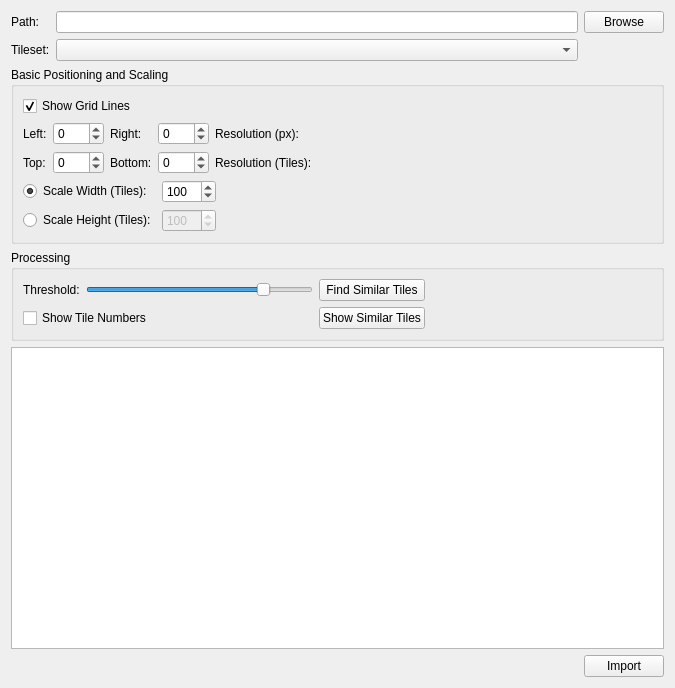
<?xml version="1.0" encoding="UTF-8"?>
<ui version="4.0">
 <class>ImportScreenshotDialog</class>
 <widget class="QWidget" name="ImportScreenshotDialog">
  <property name="geometry">
   <rect>
    <x>0</x>
    <y>0</y>
    <width>675</width>
    <height>688</height>
   </rect>
  </property>
  <property name="windowTitle">
   <string>YaRXP import Screenshot</string>
  </property>
  <layout class="QGridLayout" name="gridLayout">
   <item row="0" column="1">
    <layout class="QGridLayout" name="gridLayout_2">
     <item row="0" column="0">
      <widget class="QLabel" name="label_2">
       <property name="text">
        <string>Path:</string>
       </property>
      </widget>
     </item>
     <item row="1" column="1">
      <widget class="QComboBox" name="combo_tileset"/>
     </item>
     <item row="1" column="0">
      <widget class="QLabel" name="label">
       <property name="text">
        <string>Tileset:</string>
       </property>
      </widget>
     </item>
     <item row="0" column="1">
      <widget class="QLineEdit" name="line_path"/>
     </item>
     <item row="0" column="2">
      <widget class="QPushButton" name="button_browse_img">
       <property name="text">
        <string>Browse</string>
       </property>
      </widget>
     </item>
    </layout>
   </item>
   <item row="1" column="1">
    <widget class="QGroupBox" name="groupBox">
     <property name="title">
      <string>Basic Positioning and Scaling</string>
     </property>
     <layout class="QGridLayout" name="gridLayout_3">
      <item row="0" column="0" colspan="2">
       <layout class="QGridLayout" name="gridLayout_5">
        <item row="3" column="0">
         <widget class="QLabel" name="label_4">
          <property name="text">
           <string>Top:</string>
          </property>
         </widget>
        </item>
        <item row="3" column="1">
         <widget class="QSpinBox" name="spin_top">
          <property name="minimum">
           <number>-128</number>
          </property>
          <property name="maximum">
           <number>128</number>
          </property>
         </widget>
        </item>
        <item row="2" column="0">
         <widget class="QLabel" name="label_3">
          <property name="text">
           <string>Left:</string>
          </property>
         </widget>
        </item>
        <item row="2" column="3">
         <widget class="QSpinBox" name="spin_right">
          <property name="minimum">
           <number>-128</number>
          </property>
          <property name="maximum">
           <number>128</number>
          </property>
         </widget>
        </item>
        <item row="3" column="2">
         <widget class="QLabel" name="label_8">
          <property name="text">
           <string>Bottom:</string>
          </property>
         </widget>
        </item>
        <item row="2" column="1">
         <widget class="QSpinBox" name="spin_left">
          <property name="minimum">
           <number>-128</number>
          </property>
          <property name="maximum">
           <number>128</number>
          </property>
         </widget>
        </item>
        <item row="3" column="5">
         <widget class="QLabel" name="label_resolution_tiles">
          <property name="text">
           <string/>
          </property>
         </widget>
        </item>
        <item row="2" column="5">
         <widget class="QLabel" name="label_resolution_px">
          <property name="text">
           <string/>
          </property>
         </widget>
        </item>
        <item row="2" column="4">
         <widget class="QLabel" name="label_9">
          <property name="text">
           <string>Resolution (px):</string>
          </property>
         </widget>
        </item>
        <item row="2" column="2">
         <widget class="QLabel" name="label_7">
          <property name="text">
           <string>Right:</string>
          </property>
         </widget>
        </item>
        <item row="3" column="3">
         <widget class="QSpinBox" name="spin_bottom">
          <property name="minimum">
           <number>-128</number>
          </property>
          <property name="maximum">
           <number>128</number>
          </property>
         </widget>
        </item>
        <item row="3" column="4">
         <widget class="QLabel" name="label_10">
          <property name="text">
           <string>Resolution (Tiles):</string>
          </property>
         </widget>
        </item>
        <item row="1" column="0" colspan="6">
         <widget class="QCheckBox" name="check_gridlines">
          <property name="text">
           <string>Show Grid Lines</string>
          </property>
          <property name="checked">
           <bool>true</bool>
          </property>
         </widget>
        </item>
        <item row="2" column="6">
         <spacer name="horizontalSpacer_4">
          <property name="orientation">
           <enum>Qt::Horizontal</enum>
          </property>
          <property name="sizeHint" stdset="0">
           <size>
            <width>40</width>
            <height>20</height>
           </size>
          </property>
         </spacer>
        </item>
       </layout>
      </item>
      <item row="2" column="0" colspan="2">
       <layout class="QGridLayout" name="gridLayout_8">
        <item row="0" column="0">
         <widget class="QRadioButton" name="radio_scale_width">
          <property name="text">
           <string>Scale Width (Tiles):</string>
          </property>
          <property name="checked">
           <bool>true</bool>
          </property>
         </widget>
        </item>
        <item row="0" column="1">
         <widget class="QSpinBox" name="spin_scale_x">
          <property name="minimum">
           <number>1</number>
          </property>
          <property name="maximum">
           <number>1000</number>
          </property>
          <property name="value">
           <number>100</number>
          </property>
         </widget>
        </item>
        <item row="0" column="2">
         <spacer name="horizontalSpacer_3">
          <property name="orientation">
           <enum>Qt::Horizontal</enum>
          </property>
          <property name="sizeHint" stdset="0">
           <size>
            <width>40</width>
            <height>20</height>
           </size>
          </property>
         </spacer>
        </item>
        <item row="1" column="0">
         <widget class="QRadioButton" name="radio_scale_height">
          <property name="text">
           <string>Scale Height (Tiles):</string>
          </property>
         </widget>
        </item>
        <item row="1" column="1">
         <widget class="QSpinBox" name="spin_scale_y">
          <property name="enabled">
           <bool>false</bool>
          </property>
          <property name="minimum">
           <number>1</number>
          </property>
          <property name="maximum">
           <number>1000</number>
          </property>
          <property name="value">
           <number>100</number>
          </property>
         </widget>
        </item>
       </layout>
      </item>
     </layout>
    </widget>
   </item>
   <item row="2" column="1">
    <widget class="QGroupBox" name="groupBox_2">
     <property name="title">
      <string>Processing</string>
     </property>
     <layout class="QGridLayout" name="gridLayout_7">
      <item row="0" column="0">
       <layout class="QGridLayout" name="gridLayout_6">
        <item row="0" column="2">
         <widget class="QPushButton" name="button_similartiles">
          <property name="text">
           <string>Find Similar Tiles</string>
          </property>
         </widget>
        </item>
        <item row="0" column="3">
         <spacer name="horizontalSpacer_2">
          <property name="orientation">
           <enum>Qt::Horizontal</enum>
          </property>
          <property name="sizeHint" stdset="0">
           <size>
            <width>40</width>
            <height>20</height>
           </size>
          </property>
         </spacer>
        </item>
        <item row="0" column="1">
         <widget class="QSlider" name="slider_threshold">
          <property name="maximum">
           <number>100</number>
          </property>
          <property name="value">
           <number>80</number>
          </property>
          <property name="orientation">
           <enum>Qt::Horizontal</enum>
          </property>
         </widget>
        </item>
        <item row="0" column="0">
         <widget class="QLabel" name="label_6">
          <property name="text">
           <string>Threshold:</string>
          </property>
         </widget>
        </item>
        <item row="1" column="0" colspan="2">
         <widget class="QCheckBox" name="check_show_numbers">
          <property name="text">
           <string>Show Tile Numbers</string>
          </property>
         </widget>
        </item>
        <item row="1" column="2">
         <widget class="QPushButton" name="button_show_similar_tiles">
          <property name="text">
           <string>Show Similar Tiles</string>
          </property>
         </widget>
        </item>
       </layout>
      </item>
     </layout>
    </widget>
   </item>
   <item row="3" column="1">
    <widget class="QGraphicsView" name="view_orig"/>
   </item>
   <item row="3" column="2">
    <spacer name="verticalSpacer">
     <property name="orientation">
      <enum>Qt::Vertical</enum>
     </property>
     <property name="sizeHint" stdset="0">
      <size>
       <width>0</width>
       <height>40</height>
      </size>
     </property>
    </spacer>
   </item>
   <item row="4" column="1">
    <layout class="QHBoxLayout" name="horizontalLayout">
     <item>
      <spacer name="horizontalSpacer">
       <property name="orientation">
        <enum>Qt::Horizontal</enum>
       </property>
       <property name="sizeHint" stdset="0">
        <size>
         <width>40</width>
         <height>20</height>
        </size>
       </property>
      </spacer>
     </item>
     <item>
      <widget class="QPushButton" name="button_import">
       <property name="text">
        <string>Import</string>
       </property>
      </widget>
     </item>
    </layout>
   </item>
  </layout>
 </widget>
 <tabstops>
  <tabstop>line_path</tabstop>
  <tabstop>button_browse_img</tabstop>
  <tabstop>combo_tileset</tabstop>
  <tabstop>check_gridlines</tabstop>
  <tabstop>spin_left</tabstop>
  <tabstop>spin_right</tabstop>
  <tabstop>spin_top</tabstop>
  <tabstop>spin_bottom</tabstop>
  <tabstop>slider_threshold</tabstop>
  <tabstop>button_similartiles</tabstop>
  <tabstop>check_show_numbers</tabstop>
  <tabstop>button_show_similar_tiles</tabstop>
  <tabstop>view_orig</tabstop>
  <tabstop>button_import</tabstop>
 </tabstops>
 <resources/>
 <connections>
  <connection>
   <sender>radio_scale_width</sender>
   <signal>toggled(bool)</signal>
   <receiver>spin_scale_x</receiver>
   <slot>setEnabled(bool)</slot>
   <hints>
    <hint type="sourcelabel">
     <x>69</x>
     <y>236</y>
    </hint>
    <hint type="destinationlabel">
     <x>178</x>
     <y>235</y>
    </hint>
   </hints>
  </connection>
  <connection>
   <sender>radio_scale_height</sender>
   <signal>toggled(bool)</signal>
   <receiver>spin_scale_y</receiver>
   <slot>setEnabled(bool)</slot>
   <hints>
    <hint type="sourcelabel">
     <x>139</x>
     <y>279</y>
    </hint>
    <hint type="destinationlabel">
     <x>216</x>
     <y>279</y>
    </hint>
   </hints>
  </connection>
 </connections>
</ui>
